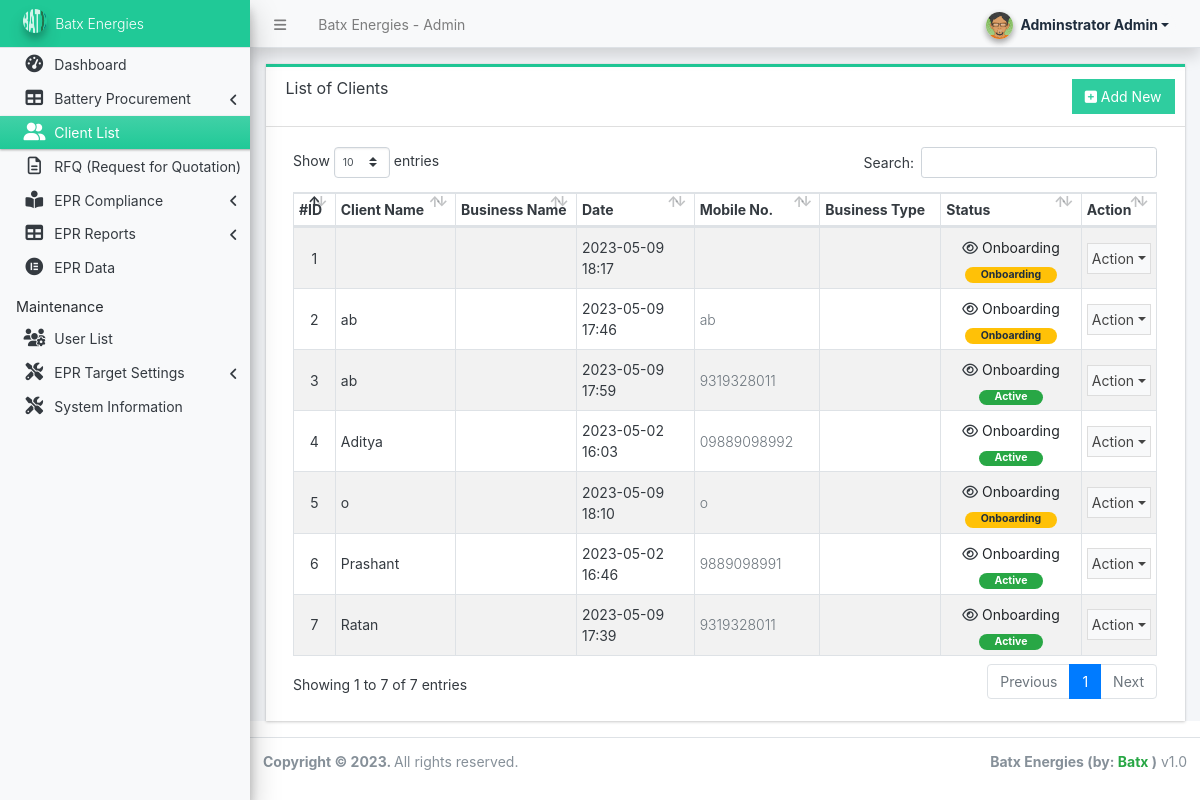
/admin/?page=clients (signed in), run on the app's committed database.
### tables this page shows
CREATE TABLE `client_list` (
  `id` bigint(30) NOT NULL,
  `code` varchar(50) NOT NULL,
  `name` text NOT NULL,
  `business_name` varchar(50) NOT NULL,
  `type_industry` varchar(50) NOT NULL,
  `contact` varchar(50) NOT NULL,
  `status` tinyint(1) NOT NULL DEFAULT 1,
  `delete_flag` tinyint(1) NOT NULL DEFAULT 0,
  `created_at` datetime NOT NULL DEFAULT current_timestamp(),
  `updated_at` datetime DEFAULT NULL ON UPDATE current_timestamp()
);

### admin/clients/index.php (the view, shortened to what this page needs)
<div class="card card-outline rounded-0 card-teal">
	<div class="card-header">
		<h3 class="card-title">List of Clients</h3>
		<div class="card-tools">
			<a href="javascript:void(0)" id="create_new" class="btn btn-flat btn-primary"><span class="fas fa-plus-square"></span>  Add New</a>
		</div>
	</div>
	<div class="card-body">
        <div class="container-fluid">
			<table class="table table-hover table-striped table-bordered" id="list">
				<colgroup>
					<col width="5%">
					<col width="15%">
					<col width="15%">
					<col width="15%">
					<col width="15%">
					<col width="15%">
					<col width="15%">
				</colgroup>
				<thead>
					<tr>
						<th>#ID </th>
						<th>Client Name</th>
						<th>Business Name</th>
						<th>Date</th>
						<th>Mobile No.</th>
						<th>Business Type</th>
						<th>Status</th>
						<th>Action</th>
					</tr>
				</thead>
				<tbody>
					<?php
					$i = 1;
						$qry = $conn->query("SELECT * from `client_list` where delete_flag = 0 order by `name` asc ");
						while($row = $qry->fetch_assoc()):
					?>
						<tr>
							<td class="text-center"><?php echo $i++; ?></td>
							<td class=""><?= ($row['name']) ?></td>
							<td class=""><?= ($row['business_name']) ?></td>
							<td><?php echo date("Y-m-d H:i",strtotime($row['created_at'])) ?></td>
							<td class="">
								<div class="lh-1">
									<div class="text-muted font-weight-light"><?= $row['contact'] ?></div>
								</div>
							</td>
							<td class=""><?= ($row['type_industry']) ?></td>
							<td class="text-center">
							<a class="dropdown-item view-data" href="javascript:void(0)" data-id="<?php echo $row['id'] ?>"><span class="fa fa-eye text-dark"></span> Onboarding</a>
							<?php if($row['status'] == 2): ?>
                                    <span class="badge badge-warning px-3 rounded-pill">Onboarding</span>
                                <?php elseif($row['status'] == 1): ?>
                                    <span class="badge badge-success px-3 rounded-pill">Active</span>
                                <?php else: ?>
                                    <span class="badge badge-danger px-3 rounded-pill">Inactive</span>
                                <?php endif; ?>
                            </td>
							<td align="center">
								 <button type="button" class="btn btn-flat p-1 btn-default btn-sm dropdown-toggle dropdown-icon" data-toggle="dropdown">
				                  		Action
				                  </button>
							</td>
						</tr>
					<?php endwhile; ?>
				</tbody>
			</table>
		</div>
	</div>
</div>

### data on the page
client_list: created_at "2023-05-09 18:17", status "Onboarding"
client_list: name "ab", created_at "2023-05-09 17:46", contact "ab", status "Onboarding"
client_list: name "ab", created_at "2023-05-09 17:59", contact "9319328011", status "Active"
client_list: name "Aditya", created_at "2023-05-02 16:03", contact "09889098992", status "Active"
client_list: name "o", created_at "2023-05-09 18:10", contact "o", status "Onboarding"
client_list: name "Prashant", created_at "2023-05-02 16:46", contact "9889098991", status "Active"
client_list: name "Ratan", created_at "2023-05-09 17:39", contact "9319328011", status "Active"

### other printed values
$_settings->info('name') "Batx Energies"
$_settings->userdata('firstname').' '.$_settings->userdata('lastname') "Adminstrator Admin"
$_settings->info('short_name') "Batx Energies"
